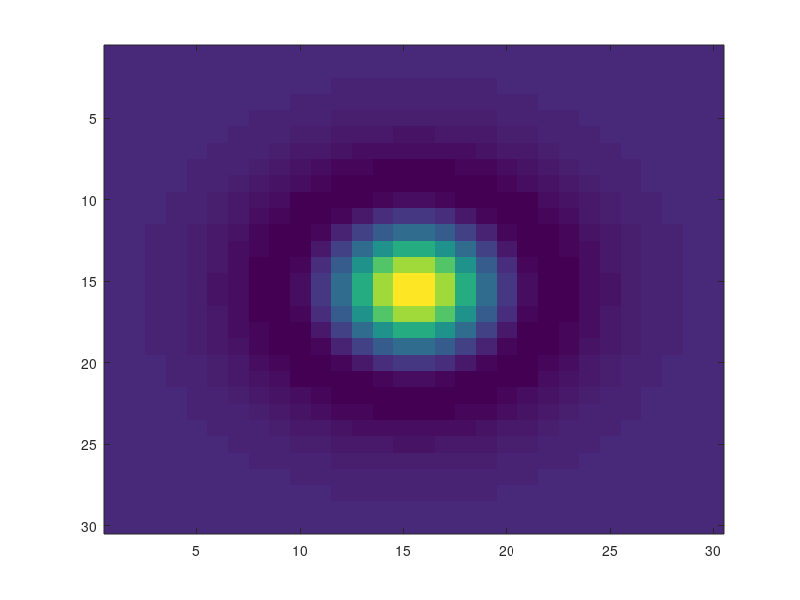

MATLAB code for this plot: (Note: this script raises an error after producing the figure.)
% this script generates a simulation of a movie containing a single cell
% using the following generative model:
% 
% F_t = a*C_t + b + sig*eps_t, eps_t ~ N(0,I)     
% C_t = gam*C_{t-1} + n_t,      n_t ~ Poisson(lam*dt)
% 
% where a,b,I are p-by-q matrices.  
% we let b=0 and a be the difference of gaussians (yielding a zero mean
% matrix)

clear, clc

% 1) set simulation metadata
Sim.T       = 500;                              % # of time steps
Sim.dt      = 0.005;                            % time step size
Sim.MaxIter = 5;

% 2) initialize spatial filter
Sim.Nrows = 30;
Sim.Ncols = Sim.Nrows;
x1      = linspace(-5,5,Sim.Nrows);
x2      = x1;
[X1,X2] = meshgrid(x1,x2);

mu      = [0 0];
Sigma   = diag([1,1])*1;
a       = mvnpdf([X1(:) X2(:)],mu,Sigma);

mu      = [0 0];
Sigma   = diag([1,1])*2;
b       = mvnpdf([X1(:) X2(:)],mu,Sigma);

figure(1), clf, imagesc(reshape(a-b,Sim.Nrows,Sim.Ncols));

% 3) initialize other params
P.a     = a-b;
P.b     = 0*P.a;
P.sig   = .005;                                  % stan dev of noise
C_0     = 0;
tau     = 0.05;                                 % decay time constant
P.gam   = 1-Sim.dt/tau;
P.lam   = 10;                                   % rate-ish, ie, lam*dt=# spikes per second

% 3) simulate data
n = poissrnd(P.lam*Sim.dt*ones(Sim.T-1,1));     % simulate spike train
% n(n>1)=1;
n = [C_0; n];                                   % set initial calcium
C = filter(1,[1 -P.gam],n);                     % calcium concentration
Z = 0*C;
F = C*P.a'+Z*P.b'+P.sig*randn(Sim.T,length(P.a));             % fluorescence

% 4) estimate spatial filter from real spikes
X       = [C 1+Z];
Phat    = P;
for ii=1:numel(P.a)
    Y   = F(:,ii);
    B   = X\Y;
    Phat.a(ii) = B(1);
    Phat.b(ii) = B(2);
end

% for i=1:Sim.T
%     imwrite(reshape(F(i,:),Sim.Nrows,Sim.Nrows)',['Sim1Cell.tif'],'tif','Compression','none','WriteMode','append')
% end

% 4) infer spike train
for q=1:5
    if q==1
        F2=mean(F,2);
        P2=P;
        P2.a=mean(P.a);
        P2.b=mean(P.b);
        [I{q}.n I{q}.P] = FOOPSI2_57(F2,P2,Sim);
        label = [{'Uniform'}; {'Filter'}];
    elseif q==2
        [I{q}.n I{q}.P] = FOOPSI2_57(F,P,Sim);
        label = [{'True'}; {'Filter'}];
    elseif q==3
        [I{q}.n I{q}.P] = FOOPSI2_57(F,Phat,Sim);
        label = [{'Spike'}; {'Filter'}];
    elseif q==4
        MeanFrame=mean(F)';
        P3=P;
        P3.a=MeanFrame; %reshape(MeanFrame,Sim.Nrows,Sim.Ncols);
        [I{q}.n I{q}.P] = FOOPSI2_57(F,P3,Sim);
        label = [{'Mean'}; {'Filter'}];
    else    
        Sim.MaxIter=5;
        [I{q}.n I{q}.P] = FOOPSI2_57(F,P3,Sim);
        label = [{'Fluor'}; {'Filter'}];        
    end
        I{q}.P.label = label;
end

%%
% 5) plot results
fig     = figure(2); clf,
nrows   = 3+q;                                  % set number of rows
h       = zeros(nrows,1);
Pl.xlims= [5 Sim.T];                            % time steps to plot
Pl.nticks=5;                                    % number of ticks along x-axis
Pl.n    = double(n); Pl.n(Pl.n==0)=NaN;         % store spike train for plotting
Pl      = PlotParams(Pl);                       % generate a number of other parameters for plotting
Pl.vs   = 2;

% plot fluorescence data
i=1; h(1) = subplot(nrows,1,i);
Pl.label = 'Fluorescence';
Pl.color = 'k';
Plot_X(Pl,F*mean(F)');

% plot calcium
i=i+1; h(2) = subplot(nrows,1,i);
Pl.label = 'Calcium';
Pl.color = Pl.gray;
Plot_X(Pl,C);

% plot spike train
i=i+1; h(3) = subplot(nrows,1,i);
maxn=max(n(Pl.xlims(1):Pl.xlims(2)));
Plot_n(Pl,n);
% title(['a=',num2str(Phat.a),', b=',num2str(Phat.b), ', sig=',num2str(Phat.sig), ' lam=',num2str(Phat.lam)])

% plot inferred spike trains
for r=1:q
    i=i+1; h(3+r) = subplot(nrows,1,i);
    Pl.label = I{r}.P.label;
    Plot_n_MAP(Pl,I{r}.n);
    %     title(['a=',num2str(mean(I{r}.P.a)),', b=',num2str(I{r}.P.b), ', sig=',num2str(I{r}.P.sig),...
    %         ', lam=',num2str(I{r}.P.lam), ', n_{max}=',num2str(max(I{r}.n))])
end


subplot(nrows,1,nrows)
set(gca,'XTick',Pl.XTicks,'XTickLabel',Pl.XTicks*Sim.dt,'FontSize',Pl.fs)
xlabel('Time (sec)','FontSize',Pl.fs)
linkaxes(h,'x')

% print fig
wh=[7 5];   %width and height
set(fig,'PaperPosition',[0 11-wh(2) wh]);
print('-depsc','Spatial')

%%
fig = figure(3); clf
nrows = 3;
ncols = 3;

mx = max([MeanFrame; P.a; P.b; Phat.a; Phat.b; I{q}.P.a; I{q}.P.b]);
mn = min([MeanFrame; P.a; P.b; Phat.a; Phat.b; I{q}.P.a; I{q}.P.b]);

subplot(nrows,ncols,1), imagesc(reshape((MeanFrame-mn)/mx,Sim.Nrows,Sim.Ncols))%, colorbar
subplot(nrows,ncols,2), imagesc(reshape((P.a-mn)/mx,Sim.Nrows,Sim.Ncols))%, colorbar
subplot(nrows,ncols,3), imagesc(reshape((P.b-mn)/mx,Sim.Nrows,Sim.Ncols))

subplot(nrows,ncols,4), imagesc(reshape((MeanFrame-mn)/mx,Sim.Nrows,Sim.Ncols))%, colorbar
subplot(nrows,ncols,5), imagesc(reshape((Phat.a-mn)/mx,Sim.Nrows,Sim.Ncols))%, colorbar
subplot(nrows,ncols,6), imagesc(reshape((Phat.b-mn)/mx,Sim.Nrows,Sim.Ncols))

subplot(nrows,ncols,7), imagesc(reshape((MeanFrame-mn)/mx,Sim.Nrows,Sim.Ncols))%, colorbar
subplot(nrows,ncols,8), imagesc(reshape((I{q}.P.a-mn)/mx,Sim.Nrows,Sim.Ncols))%, colorbar
subplot(nrows,ncols,9), imagesc(reshape((I{q}.P.b-mn)/mx,Sim.Nrows,Sim.Ncols))
